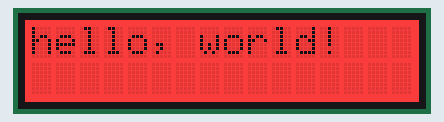
Recording of a sketch running on a simulated Arduino Uno, built with avr-gcc and run on an emulated ATmega328P. On the bench: 16×2 character LCD.

Above: at 1.22 s.
At 5.43 s:
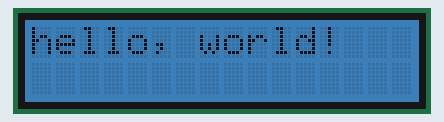
At 10.53 s:
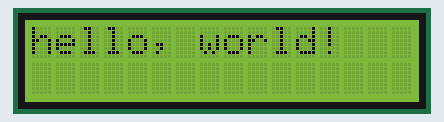
At 19.85 s:
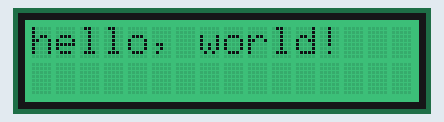
At 29.16 s:
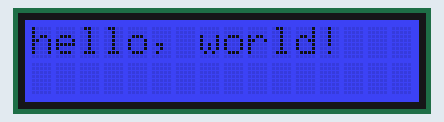
At 38.77 s:
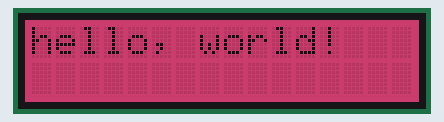

The sketch:

gamer.ino
```cpp
#include <Wire.h>
#include "DFRobot_RGBLCD.h"

 int r = 255;
 int g = 0;
 int b = 0;

DFRobot_RGBLCD lcd(16,2);  //16 characters and 2 lines of show

void setup() {
    // initialize
    lcd.init();

    lcd.setRGB(r, g, b);

    // Print a message to the LCD.
    lcd.print("hello, world!");

    delay(1000);
}

void loop()
{
  if(r > 0 && b == 0){
    r--;
    g++;
  }
  if(g > 0 && r == 0){
    g--;
    b++;
  }
  if(b > 0 && g == 0){
    r++;
    b--;
  }
  lcd.setRGB(r, g, b);
  delay(10);
}
```
